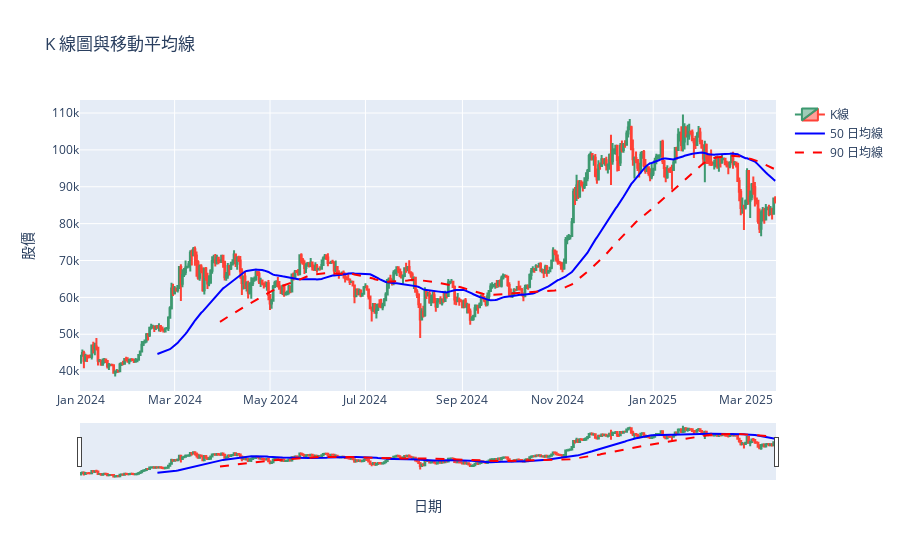

Here is the notebook cell this chart was saved with:
### Code cell
# 創建 K 線圖
fig = go.Figure(data=[go.Candlestick(
    x=df['datetime'],
    open=df['open'],
    high=df['high'],
    low=df['low'],
    close=df['close'],
    name='K線'
)])

# 添加移動平均線
fig.add_trace(go.Scatter(
    x=df['datetime'],
    y=df['SMA_50'],
    mode='lines',
    name='50 日均線',
    line=dict(color='blue', width=2)
))

fig.add_trace(go.Scatter(
    x=df['datetime'],
    y=df['SMA_90'],
    mode='lines',
    name='90 日均線',
    line=dict(color='red', width=2, dash='dash')  # 虛線
))

# 顯示圖表
fig.update_layout(
    title='K 線圖與移動平均線',
    xaxis_title='日期',
    yaxis_title='股價'
)

fig.show()

### Figure 1 — Plotly figure (JSON) as saved in the notebook; plotly's stock layout.template omitted (floating-point values rounded to 4 significant figures; data arrays with more than 128 entries replaced by an {"elided": "..."} marker saying what was removed)
{"data": [{"close": {"elided": "445 float values"}, "high": {"elided": "445 float values"}, "low": {"elided": "445 float values"}, "name": "K線", "open": {"elided": "445 float values"}, "type": "candlestick", "x": {"elided": "445 str values"}}, {"line": {"color": "blue", "width": 2}, "mode": "lines", "name": "50 日均線", "type": "scatter", "x": {"elided": "445 str values"}, "y": {"elided": "445 float values"}}, {"line": {"color": "red", "dash": "dash", "width": 2}, "mode": "lines", "name": "90 日均線", "type": "scatter", "x": {"elided": "445 str values"}, "y": {"elided": "445 float values"}}], "layout": {"title": {"text": "K 線圖與移動平均線"}, "xaxis": {"title": {"text": "日期"}}, "yaxis": {"title": {"text": "股價"}}}}
